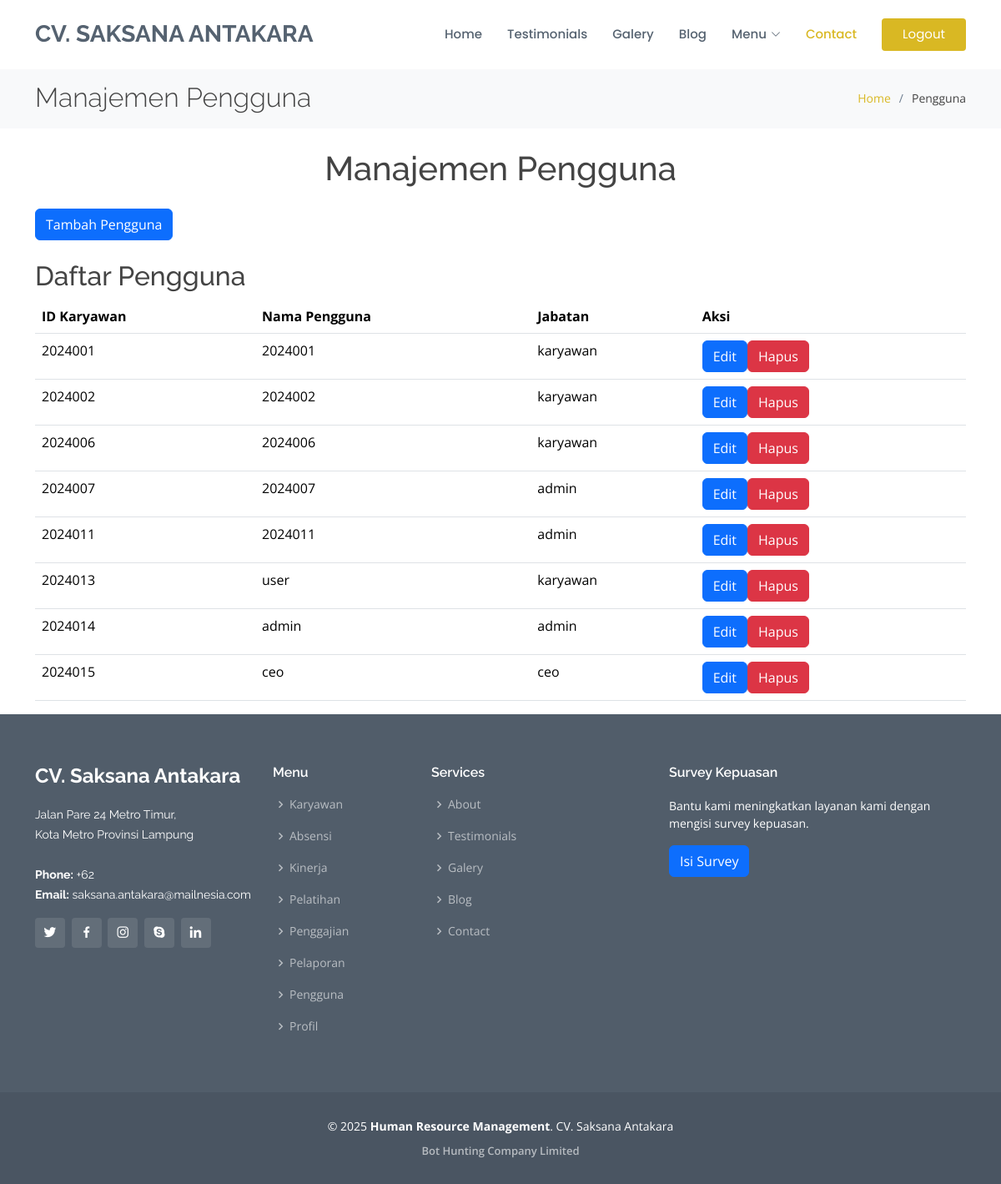
The app's page /pengguna.php (signed in) with its own data.
### tables this page shows
CREATE TABLE `pengguna` (
  `id_karyawan` int NOT NULL,
  `nama_pengguna` varchar(50) NOT NULL,
  `password` varchar(255) NOT NULL,
  `jabatan` varchar(255) DEFAULT NULL
);

### functions.php (called while the page is built, shortened)
<?php
include 'koneksi.php';
function getDaftarPengguna()
{
    global $koneksi;
    $query = "SELECT * FROM Pengguna";
    $result = mysqli_query($koneksi, $query);
    $daftar_pengguna = mysqli_fetch_all($result, MYSQLI_ASSOC);
    return $daftar_pengguna;
}

### pengguna.php (the view, shortened to what this page needs)
<?php
include 'koneksi.php';
include 'functions.php';
include 'header.php';
?>
<section id="breadcrumbs" class="breadcrumbs">
    <div class="container">
        <div class="d-flex justify-content-between align-items-center">
            <h2>Manajemen Pengguna</h2>
            <ol>
                <li><a href="index.php">Home</a></li>
                <li>Pengguna</li>
            </ol>
        </div>
    </div>
</section>
<main class="container mt-4">
    <h1 class="text-center mb-4">Manajemen Pengguna</h1>
    <div id="tambah-pengguna" class="mb-4">
        <a href="tambah_pengguna.php" class="btn btn-primary">Tambah Pengguna</a>
    </div>
    <div id="daftar-pengguna">
        <h2>Daftar Pengguna</h2>
        <div class="table-responsive">
            <table class="table">
                <thead>
                    <tr>
                        <th>ID Karyawan</th>
                        <th>Nama Pengguna</th>
                        <th>Jabatan</th>
                        <th>Aksi</th>
                    </tr>
                </thead>
                <tbody>
                    <?php
                    $daftar_pengguna = getDaftarPengguna();
                    foreach ($daftar_pengguna as $pengguna) {
                        echo "<tr>";
                        echo "<td>" . $pengguna['id_karyawan'] . "</td>";
                        echo "<td>" . $pengguna['nama_pengguna'] . "</td>";
                        echo "<td>" . $pengguna['jabatan'] . "</td>";
                        echo "<td>";
                        echo "<a href='edit_pengguna.php?id=" . $pengguna['id_karyawan'] . "' class='btn btn-primary mr-2'>Edit</a>";
                        echo "<a href='hapus_pengguna.php?id=" . $pengguna['id_karyawan'] . "' class='btn btn-danger'>Hapus</a>";
                        echo "</td>";
                        echo "</tr>";
                    }
                    ?>
                </tbody>
            </table>
        </div>
    </div>
</main>
<?php include 'footer.php' ?>

### assets/css/style.css (style rules this page uses)
body { font-family: "Open Sans", sans-serif; color: #444444; }
a { text-decoration: none; color: #d9b823; }
h1, h2, h3, h4, h5, h6 { font-family: "Raleway", sans-serif; }
section { padding: 60px 0; overflow: hidden; }
.breadcrumbs { padding: 18px 0; background: #f8f9fa; min-height: 40px; margin-top: 80px; }
.breadcrumbs h2 { font-size: 32px; font-weight: 300; margin: 0; }
.breadcrumbs ol { display: flex; flex-wrap: wrap; list-style: none; padding: 0; margin: 0; font-size: 14px; }
.breadcrumbs ol li+li { padding-left: 10px; }
.breadcrumbs ol li+li::before { display: inline-block; padding-right: 10px; color: #6b7b8d; content: "/"; }

### records on screen
pengguna: id_karyawan "2024001", nama_pengguna "2024001", jabatan "karyawan"
pengguna: id_karyawan "2024002", nama_pengguna "2024002", jabatan "karyawan"
pengguna: id_karyawan "2024006", nama_pengguna "2024006", jabatan "karyawan"
pengguna: id_karyawan "2024007", nama_pengguna "2024007", jabatan "admin"
pengguna: id_karyawan "2024011", nama_pengguna "2024011", jabatan "admin"
pengguna: id_karyawan "2024013", nama_pengguna "user", jabatan "karyawan"
pengguna: id_karyawan "2024014", nama_pengguna "admin", jabatan "admin"
pengguna: id_karyawan "2024015", nama_pengguna "ceo", jabatan "ceo"

### other values on screen
$login_logout_text "Logout"
$page_titles[$tab] "Karyawan"
$page_titles[$tab] "Absensi"
$page_titles[$tab] "Kinerja"
$page_titles[$tab] "Pelatihan"
$page_titles[$tab] "Penggajian"
$page_titles[$tab] "Pelaporan"
$page_titles[$tab] "Pengguna"
$page_titles[$tab] "Profil"
